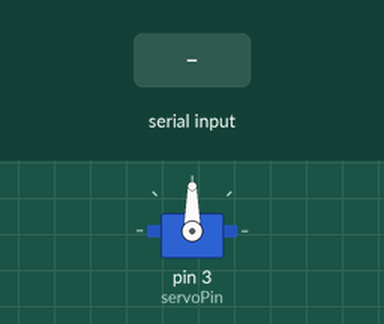
Simulated run of this sketch. Board: Arduino Uno, built with avr-gcc and run on an emulated ATmega328P. Shown: servo. The test bench sets the inputs (shaded band).

Above: at 1.2 s.
1.3 s: "30,150\n" received over Serial
At 2.9 s:
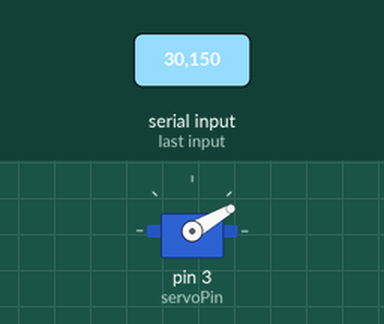
3.8 s: "5\n" received over Serial
At 5.8 s:
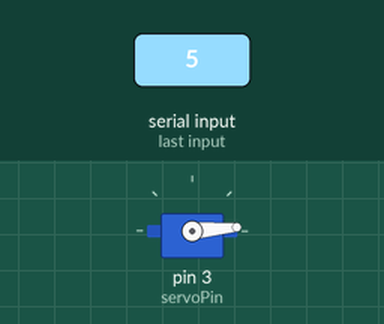
6.3 s: "200\n" received over Serial
At 7.8 s:
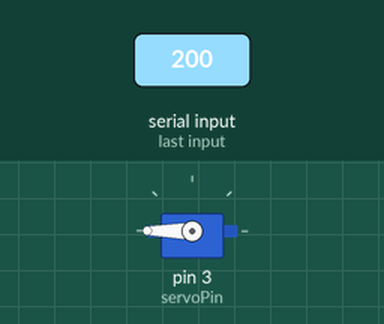
8.8 s: "90,45\n" received over Serial
At 11.0 s:
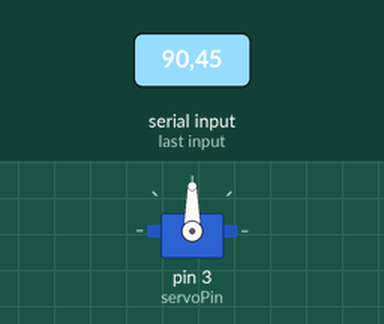
Timing chart, 0 to 12.3 s (numbered marks = the images above; inputs shaded):
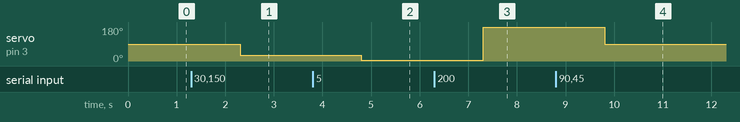

Measured:
- after the input at 1.3 s, servo on pin 3 (servoPin): 90° → 30° after 1.0 s
- after the input at 3.8 s, servo on pin 3 (servoPin): 30° → 5° after 1.0 s
- after the input at 6.3 s, servo on pin 3 (servoPin): 5° → 180° after 1.0 s
- after the input at 8.8 s, servo on pin 3 (servoPin): 180° → 90° after 1.0 s

The sketch:

Turning_a_normal_gear_motor_to_servo_motor.ino
```cpp
#include<Servo.h>
#define servoPin 3
Servo gearServo;

void setup() {
  Serial.begin(9600);
  gearServo.attach(servoPin);
  gearServo.write(90);

}


void loop() {
 if(Serial.available())
 {
  String command = Serial.readStringUntil(".");
  command = command.substring(0, command.length());
  int angle = command.toInt();
  gearServo.write(angle);
 }

}
```
